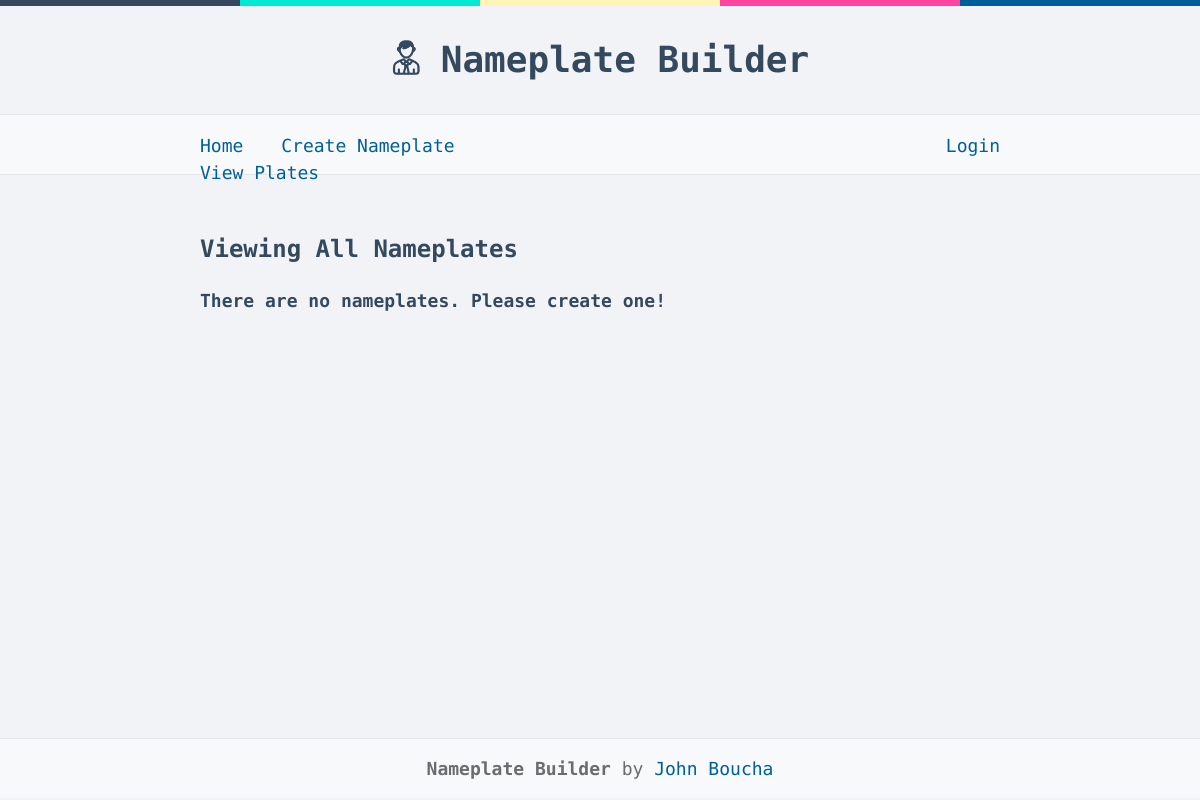
The page /nameplates on the database as committed earlier.
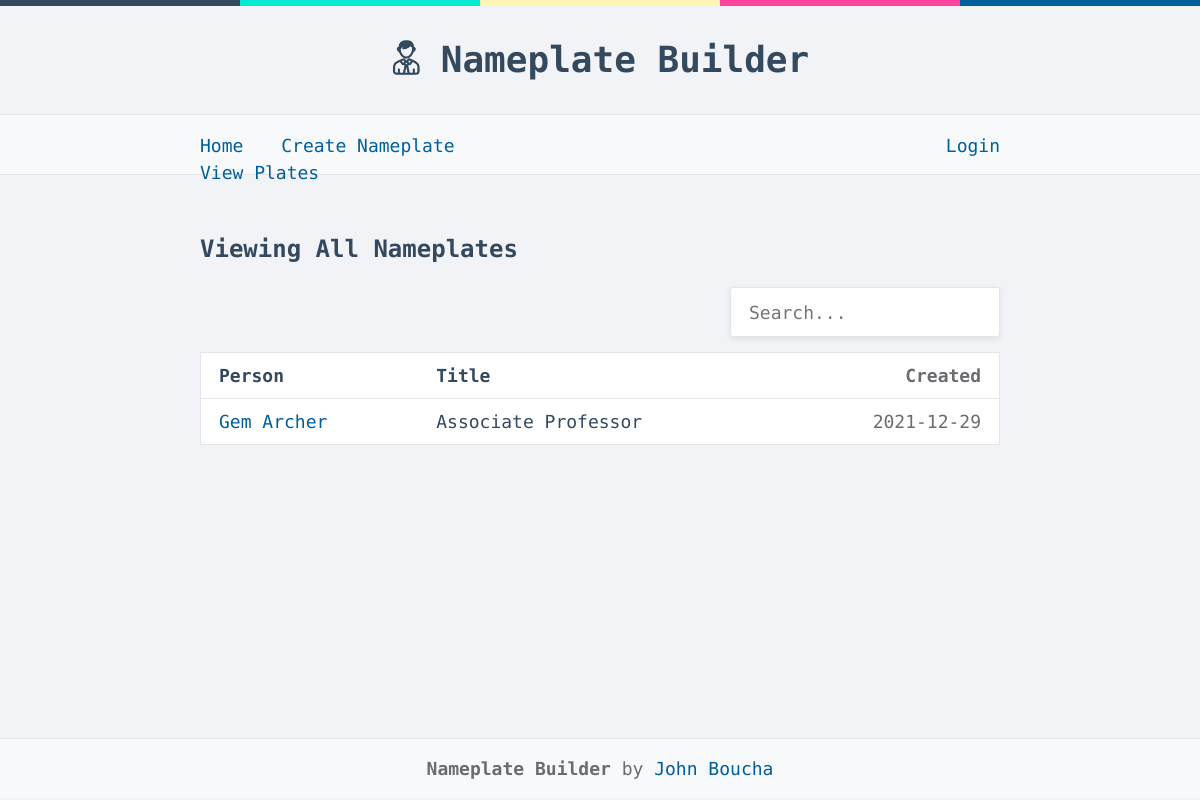
The same page on the database as committed later.
### application/models.py (models this page shows, shortened)
class Nameplate(db.Model):
	id = db.Column(db.Integer, primary_key=True)
	person_name = db.Column(db.String(200), nullable=False)
	slug = db.Column(db.String(200), unique=True, nullable=False)
	title = db.Column(db.String(200), nullable=False)
	email = db.Column(db.String(200), nullable=False)
	phone = db.Column(db.String(15), nullable=True)
	photo = db.Column(db.String(200), nullable=True)
	hours = db.Column(db.String(200), nullable=False)
	department = db.Column(db.String(200), nullable=False)
	college = db.Column(db.String(200), nullable=False)
	date_created = db.Column(db.DateTime, default=datetime.utcnow)
	created_by = db.Column(db.Integer, db.ForeignKey('users.id'), nullable=True)

### application/views/nameplates.py (the view)
@app.route("/nameplates")
def view_nameplates():
    nameplates = Nameplate.query.order_by(Nameplate.date_created).all()
    return render_template('nameplates.html', nameplates=nameplates)

### application/templates/nameplates.html (shortened to what this page needs)
{% extends 'base.html' %}
{% block body %}
    <h2>Viewing All Nameplates</h2>
    {% if nameplates|length < 1 %}
        <h4>There are no nameplates. Please create one!</h4>
    {% else %}
    <h3>
        <input type="search" placeholder="Search..." class="form-control search-input" data-table="nameplate-list"/>
    </h3>
        <table class="table nameplate-list">
            <thead>
                <tr>
                    <th>Person</th>
                    <th>Title</th>
                    <th>Created</th>
                </tr>
            </thead>
            {% for nameplate in nameplates %}
                <tr>
                    <td><a href="/nameplates/{{ nameplate.slug }}">{{ nameplate.person_name }}</a></td>
                    <td>{{ nameplate.title }}</td>
                    <td>{{ nameplate.date_created.date() }}</td>
                </tr>
            {% endfor %}
        </table>
    {% endif %}
{% endblock %}

### application/templates/base.html (shortened to what this page needs)
<!doctype html>
<html lang="en">
    <head>
        <link rel="stylesheet" href="https://cdnjs.cloudflare.com/ajax/libs/font-awesome/6.0.0-beta3/css/all.min.css">
        <link rel="stylesheet" href="{{ url_for('static', filename='css/main.css') }}">
        <link rel="stylesheet" href="{{ url_for('static', filename='nameplate-styles/UMD.css') }}">
    </head>
<body>
    <header>
        <h1><a href="/">Nameplate Builder</a></h1>
    </header>
    <nav>
		<div>
			<a href="/">Home</a>
			<a href="/create">Create Nameplate</a>
			<a href="/nameplates">View Plates</a>
		</div>
		<div>
			{% if current_user.is_authenticated %}
				<a href="/logout">Logout</a>
			{% else %}
				<a href="/login">Login</a>
			{% endif %}
		</div>
    </nav>
	<main>
		{% block body %}{% endblock %}
	</main>
      <footer class="footer">
        <div class="content has-text-centered">
          <p>
            <strong>Nameplate Builder</strong> by <a href="https://github.com/johnaboucha">John Boucha</a>
          </p>
        </div>
      </footer>
</body>
</html>

### application/static/css/main.css (style rules this page uses)
* { box-sizing: border-box; margin: 0; padding: 0; font-family: "Ubuntu Mono", monospace; }
html, body { height: 100%; font-size: 18px; }
body { line-height: 1.5; background-color: #F1F3F6; color: #34495E; overflow-y: scroll; }
p { line-height: 1.2; margin-bottom: 20px; }
header, nav, main, footer { padding: 2px calc((100% - 800px) / 2) 0; }
main { margin-top: 54px; margin-bottom: 54px; min-height: calc(100vh - 345px); overflow: auto; }
h1 a { font-size: 36px; font-weight: bold; background-image: url("/static/app-images/logo.png"); background-repeat: no-repeat; background-position: 0px 0px; height: 36px; padding-left: 50px; position: relative; color: #34495E; }
h2 { font-size: 24px; margin-bottom: 20px; position: relative; }
a { color: #005F99; text-decoration: none; }
header { background-image: -webkit-linear-gradient(left, #34495e, #34495e 20%, #00EAD3 20%, #00EAD3 40%, #FFF5B7 40%, #FFF5B7 60%, #FF449F 60%, #FF449F 80%, #005F99 80%, #005F99 100%); background-image: -moz-linear-gradient(left, #34495e, #34495e 20%, #00EAD3 20%, #00EAD3 40%, #FFF5B7 40%, #FFF5B7 60%, #FF449F 60%, #FF449F 80%, #005F99 80%, #005F99 100%); background-image: -ms-linear-gradient(left, #34495e, #34495e 20%, #00EAD3 20%, #00EAD3 40%, #FFF5B7 40%, #FFF5B7 60%, #FF449F 60%, #FF449F 80%, #005F99 80%, #005F99 100%); background-image: linear-gradient(to right, #34495e, #34495e 20%, #00EAD3 20%, #00EAD3 40%, #FFF5B7 40%, #FFF5B7 60%, #FF449F 60%, #FF449F 80%, #005F99 80%, #005F99 100%); background-size: 100% 6px; background-repeat: no-repeat; border-bottom: 1px solid #E4E5E7; overflow: auto; padding-top: 33px; padding-bottom: 27px; text-align: center; }
header a { color: #34495E; text-decoration: none; }
nav { border-bottom: 1px solid #E4E5E7; padding-top: 17px; padding-bottom: 15px; background: #F7F9FA; height: 60px; color: #6A6C6F; }
nav a { margin-right: 1.5em; display: inline-block; }
nav div { width: 50%; float: left; }
nav div:last-child { text-align: right; }
nav div:last-child a { margin-left: 1.5em; margin-right: 0; }
input { font-size: 18px; }
input[type='search'] { padding: 0.75em 18px; margin-bottom: 20px; float:right; }
input[type='search'], form input[type=text], form input[type="password"], form input[type="email"], textarea { color: #6A6C6F; background: #FFFFFF; border: 1px solid #E4E5E7; border-radius: 3px; box-shadow: 0px 2px 4px 1px #e5e5e5; margin-bottom: 15px; }
table { background: white; border: 1px solid #E4E5E7; border-collapse: collapse; width: 100%; }
td, th { text-align: left; padding: 9px 18px; }
th:last-child, td:last-child { text-align: right; color: #6A6C6F; }
tr { border-bottom: 1px solid #E4E5E7; }
footer { border-top: 1px solid #E4E5E7; padding-top: 17px; padding-bottom: 15px; background: #F7F9FA; height: 60px; color: #6A6C6F; text-align: center; }
footer p { line-height: 26px; }

Rows that differ between the two databases and show on the page:
added Nameplate: person_name "Gem Archer", title "Associate Professor", date_created "2021-12-29"
Other text that changed with them:
text no longer shown: "There are no nameplates. Please create one!"
text now shown: "Person Title Created"
